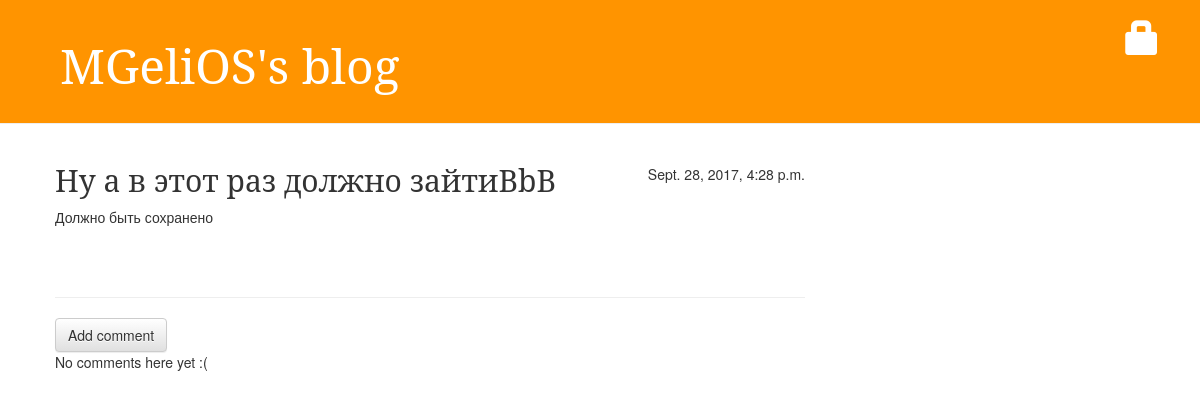
The page /post/7/ on the database as committed earlier.
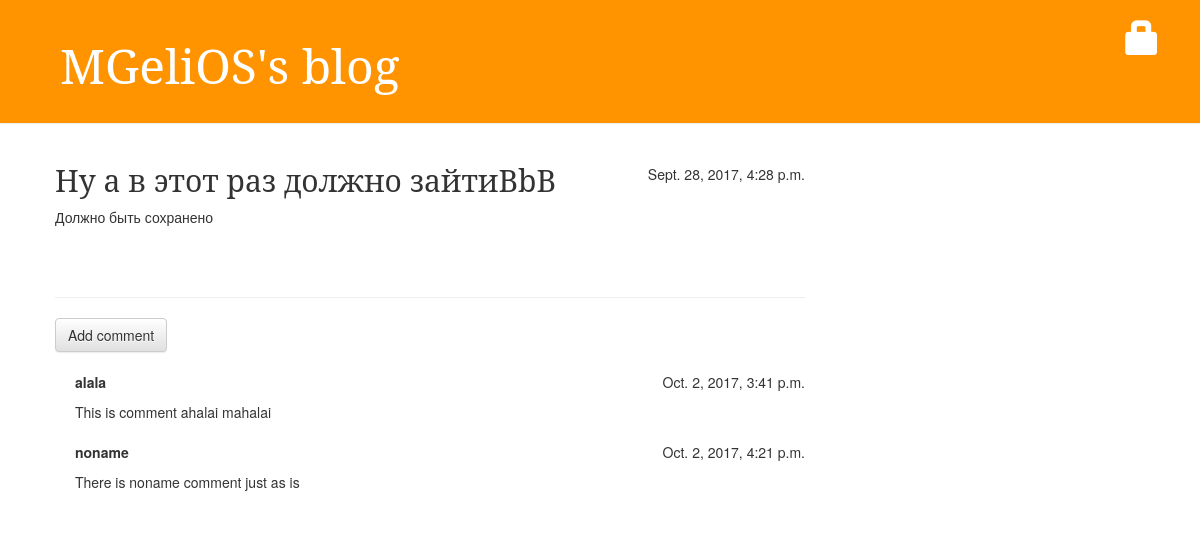
The same page on the database as committed later.
### blog/models.py (models this page shows, shortened)
class Post(models.Model):
    author = models.ForeignKey('auth.User')
    title = models.CharField(max_length=200)
    text = models.TextField()
    created_date = models.DateTimeField(default=timezone.now)
    published_date = models.DateTimeField(blank=True, null=True)

class Comment(models.Model):
    post = models.ForeignKey('blog.Post', related_name='comments')
    author = models.CharField(max_length=200)
    text = models.TextField()
    created_date = models.DateTimeField(default=timezone.now)
    approved_comment = models.BooleanField(default=False)

### blog/views.py (the view)
# urls.py: url(r'^post/(?P<pk>\d+)/$', views.post_detail, name='post_detail'),
def post_detail(request, pk):
    post = get_object_or_404(Post, pk=pk)
    return render(request, 'blog/post_detail.html', {'post': post})

### blog/templates/blog/post_detail.html (shortened to what this page needs)
{% extends 'blog/base.html' %}
{% block content %}
    <div class="post">
        {% if post.published_date %}
            <div class="date">
                {{ post.published_date }}
            </div>
        {% endif %}
        <h2>{{ post.title }}</h2>
        <p>{{ post.text|linebreaksbr }}</p>
    </div>
    <hr>
    <a class="btn btn-default" href="{% url 'add_comment_to_post' pk=post.pk %}">Add comment</a>
    {% for comment in post.comments.all %}
        {% if user.is_authenticated or comment.approved_comment %}
            <div class="comment">
                <div class="date">
                    {{ comment.created_date }}
                </div>
                <strong>{{ comment.author }}</strong>
                <p>{{ comment.text|linebreaks }}</p>
            </div>
        {% endif %}
    {% empty %}
        <p>No comments here yet :( </p>
    {% endfor %}
{% endblock %}

### blog/templates/blog/base.html (shortened to what this page needs)
{% load staticfiles %}
<html>
    <head>
        <link rel="stylesheet" href="//maxcdn.bootstrapcdn.com/bootstrap/3.2.0/css/bootstrap.min.css" >
        <link rel="stylesheet" href="//maxcdn.bootstrapcdn.com/bootstrap/3.2.0/css/bootstrap-theme.min.css" >
        <link rel="stylesheet" href="{% static 'css/blog.css' %}" >
    </head>
    <body>
        <div class="page-header">
            {% if user.is_authenticated %}
                <a href="{% url 'post_new' %}" class="top-menu"><span class="glyphicon glyphicon-plus"></span></a>
                <a href="{% url 'post_draft_list' %}" class="top-menu" ><span class="glyphicon glyphicon-edit"></span></a>
                <p class="top-menu">Hello {{ user.username }} <small>(<a href="{% url 'logout' %}">Log out</a>)</small> </p>
            {% else %}
                <a href="{% url 'login' %}" class="top-menu" ><span class="glyphicon glyphicon-lock" ></span></a>
            {% endif %}
            <h1><a href="/">MGeliOS's blog</a></h1>
        </div>
        <div class="content container">
            <div class="row">
                <div class="col-md-8">
                    {% block content %}
                    {% endblock %}
                </div>
            </div>
        </div>
    </body>
</html>

### blog/static/css/blog.css (style rules this page uses)
h1 { color: #FCA205; padding-left: 20px; font-family: 'Noto serif'; }
.page-header { background-color: #ff9400; margin-top: 0; padding: 20px 20px 20px 40px; }
.page-header h1, .page-header h1 a, .page-header h1 a:visited, .page-header h1 a:active { color: #ffffff; font-size: 36pt; text-decoration: none; }
.content { margin-left: 40px; }
h2, h3, h4 { font-family: 'Noto serif'; }
.date { float: right; }
.top-menu, .top-menu:hover, .top-menu:visited { color: #ffffff; float: right; font-size: 26pt; margin-right: 20px; }
.post { margin-bottom: 70px; }
.comment { margin: 20px 0px 20px 20px; }

Rows that differ between the two databases and show on the page:
added Comment: created_date "Oct. 2, 2017, 3:41 p.m.", author "alala", text "This is comment ahalai mahalai"
added Comment: created_date "Oct. 2, 2017, 4:21 p.m.", author "noname", text "There is noname comment just as is"
Other text that changed with them:
text no longer shown: "No comments here yet :("
